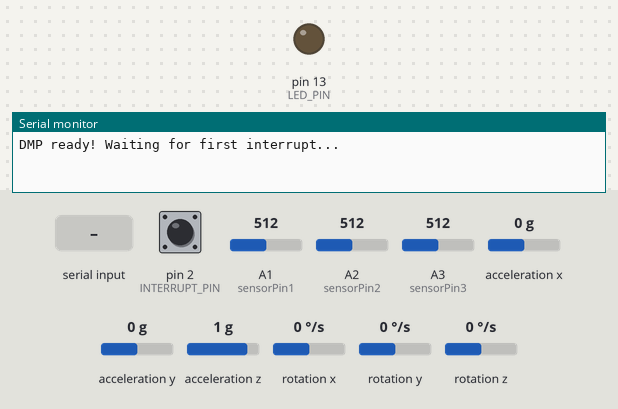
A program run on a simulated Arduino Nano, built with avr-gcc and run on an emulated ATmega328P. Parts: output pins drawn as LEDs (lit = HIGH), the last lines printed to the serial monitor. The inputs (shaded band) are chosen by the test bench; at power-on: pin 2 (INTERRUPT_PIN) LOW, A1 (sensorPin1) = 512, A2 (sensorPin2) = 512, A3 (sensorPin3) = 512, acceleration x 0 g, acceleration y 0 g, acceleration z 1 g, rotation x 0 °/s, rotation y 0 °/s, rotation z 0 °/s. The sensor or clock chip raises its interrupt line as the real part does.

Above: at 1.7 s.
1.8 s: "Q\n" received over Serial
At 2.8 s:
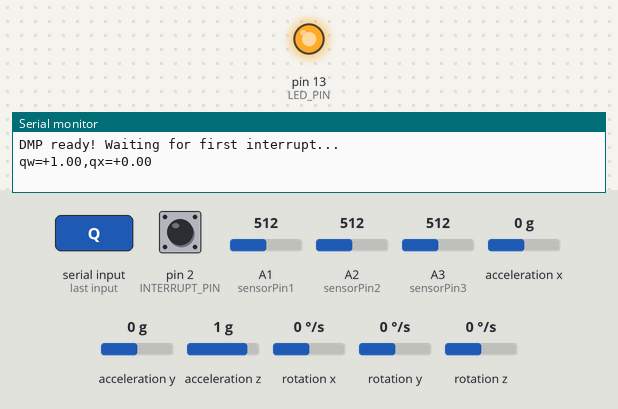
3.3 s: byte 113 ('q') received over Serial
At 4.0 s:
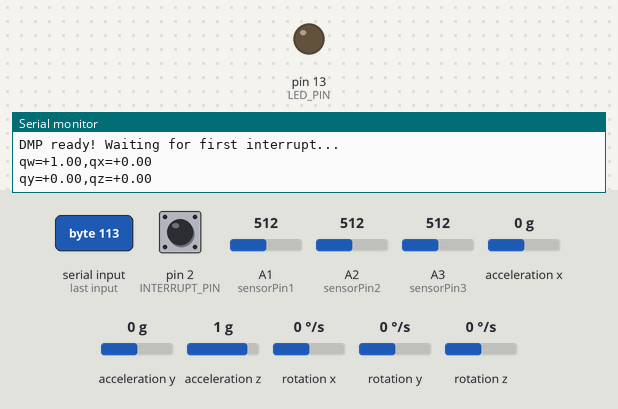
6.3 s: byte 65 ('A') received over Serial
At 7.5 s:
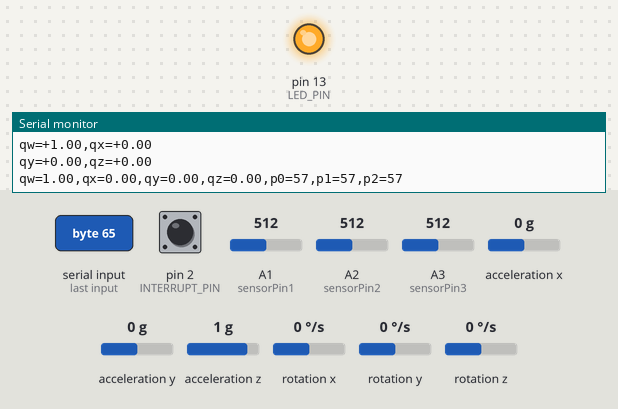
7.8 s: "q\n" received over Serial
At 8.6 s:
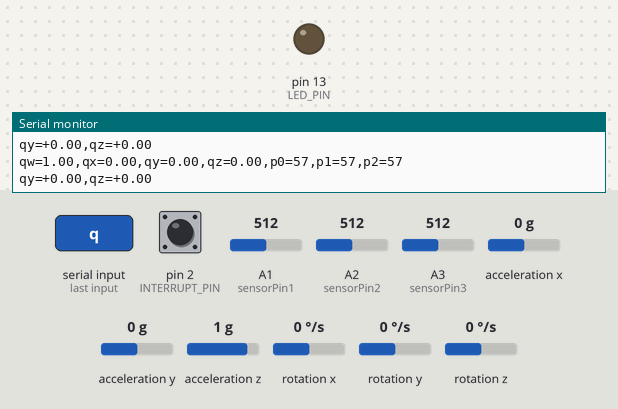
9.3 s: "A\n" received over Serial
At 9.8 s:
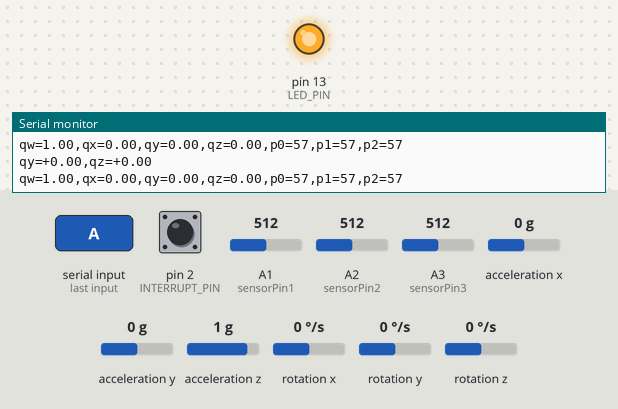
Timing chart, 0 to 11.8 s (numbered marks = the images above; inputs shaded):
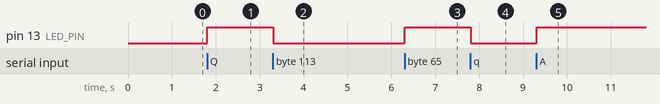

The program:

main.cpp
```cpp
/*
 * This is the central device
 * BT Address: 10082c1f3d9d
 * Service UUID: 00001800-0000-1000-8000-00805f9b34fb
 */

#include <Arduino.h>
// #include <ArduinoBLE.h>

#include <I2Cdev.h>
#include <MPU6050_6Axis_MotionApps612.h>

#if I2CDEV_IMPLEMENTATION == I2CDEV_ARDUINO_WIRE
#include "Wire.h"
#endif

/*
 * Serial and Buletooth LE
 */

const char* deviceServiceUuid = "00001800-0000-1000-8000-00805f9b34fb";
const char* deviceServiceCharacteristicUuid = "00001800-0000-1000-8000-00805f9b34fb";

void setupNano(){
  Serial.begin(9600);
  while(!Serial);

  // if (!BLE.begin()) {
  //   Serial.println("* Starting Bluetooth® Low Energy module failed!");
  //   while (1);
  // }

  // BLE.setLocalName("Nano 33 BLE (Central)");
  // BLE.advertise();

  // Serial.println("Arduino Nano 33 BLE Sense (Central Device)");
  // Serial.println(" ");
}

/*
 * quaternion from MPU6050
 */

#define INTERRUPT_PIN 2  // use pin 2 on Arduino Uno & most boards
#define LED_PIN 13 // (Arduino is 13, Teensy is 11, Teensy++ is 6)
bool blinkState = false;

bool dmpReady = false;  // set true if DMP init was successful
uint8_t mpuIntStatus;   // holds actual interrupt status byte from MPU
uint8_t devStatus;      // return status after each device operation (0 = success, !0 = error)
uint16_t packetSize;    // expected DMP packet size (default is 42 bytes)
uint16_t fifoCount;     // count of all bytes currently in FIFO
uint8_t fifoBuffer[64]; // FIFO storage buffer

// orientation/motion vars
Quaternion q;           // [w, x, y, z]         quaternion container
VectorInt16 aa;         // [x, y, z]            accel sensor measurements
VectorInt16 gy;         // [x, y, z]            gyro sensor measurements
VectorInt16 aaReal;     // [x, y, z]            gravity-free accel sensor measurements
VectorInt16 aaWorld;    // [x, y, z]            world-frame accel sensor measurements
VectorFloat gravity;    // [x, y, z]            gravity vector
float euler[3];         // [psi, theta, phi]    Euler angle container
float ypr[3];           // [yaw, pitch, roll]   yaw/pitch/roll container and gravity vector

// packet structure for InvenSense teapot demo
uint8_t teapotPacket[14] = { '$', 0x02, 0, 0, 0, 0, 0, 0, 0, 0, 0x00, 0x00, '\r', '\n' };

volatile bool mpuInterrupt = false;     // indicates whether MPU interrupt pin has gone high
void dmpDataReady() {
  mpuInterrupt = true;
}

MPU6050 mpu;

void setupIMU(){
  Wire.begin();
  Wire.setClock(100000);

  // initialize device
  mpu.initialize();
  pinMode(INTERRUPT_PIN, INPUT);

  // load and configure the DMP
  devStatus = mpu.dmpInitialize();

  mpu.setXGyroOffset(0);
  mpu.setYGyroOffset(0);
  mpu.setZGyroOffset(0);
  mpu.setXAccelOffset(0);
  mpu.setYAccelOffset(0);
  mpu.setZAccelOffset(0);

  // make sure it worked (returns 0 if so)
  if (devStatus == 0) {
    // Calibration Time: generate offsets and calibrate our MPU6050
    mpu.CalibrateAccel(6);
    mpu.CalibrateGyro(6);
    //turn on the DMP, now that it's ready
    mpu.setDMPEnabled(true);
    // enable Arduino interrupt detection
    attachInterrupt(digitalPinToInterrupt(INTERRUPT_PIN), dmpDataReady, RISING);
    mpuIntStatus = mpu.getIntStatus();

    // set our DMP Ready flag so the main loop() function knows it's okay to use it
    Serial.println(F("DMP ready! Waiting for first interrupt..."));
    dmpReady = true;

    // get expected DMP packet size for later comparison
    packetSize = mpu.dmpGetFIFOPacketSize();
  } else {
    // ERROR!
    // 1 = initial memory load failed
    // 2 = DMP configuration updates failed
    // (if it's going to break, usually the code will be 1)
    Serial.print(F("DMP Initialization failed (code "));
    Serial.print(devStatus);
    Serial.println(F(")"));
  }

  // configure LED for output
  pinMode(LED_PIN, OUTPUT);
}

void getQuaternion(){
  if (!dmpReady) return;
  // read a packet from FIFO
  if (mpu.dmpGetCurrentFIFOPacket(fifoBuffer)) { // Get the Latest packet
    mpu.dmpGetQuaternion(&q, fifoBuffer);
    // blink LED to indicate activity
    blinkState = !blinkState;
    digitalWrite(LED_PIN, blinkState);
  }
}

/*
 * pressure
 */

#define PRESS_MIN	0
#define PRESS_MAX	99
#define VOLTAGE_MIN 0
#define VOLTAGE_MAX 4300
int sensorPin1 = A1;
int sensorPin2 = A2;
int sensorPin3 = A3;

int p[] = {0, 0, 0};

void getPressure()
{
	int VOLTAGE_AO = 0;
	int value[3] = {
    analogRead(sensorPin1),
    analogRead(sensorPin2),
    analogRead(sensorPin3)
    };

  for(int i = 0; i < 3; i++){
    VOLTAGE_AO = map(value[i], 0, 1023, 0, 5000);

    if(VOLTAGE_AO < VOLTAGE_MIN)
    {
      p[i] = 0;
    }
    else if(VOLTAGE_AO > VOLTAGE_MAX)
    {
      p[i] = PRESS_MAX;
    }
    else
    {
      p[i] = map(VOLTAGE_AO, VOLTAGE_MIN, VOLTAGE_MAX, PRESS_MIN, PRESS_MAX);
    }
  }

}

/*
 * print data
 */

void printAll(){
  Serial.print("qw=");
  Serial.print(q.w);
  Serial.print(",qx=");
  Serial.print(q.x);
  Serial.print(",qy=");
  Serial.print(q.y);
  Serial.print(",qz=");
  Serial.print(q.z);
  Serial.print(",p0=");
  Serial.print(p[0]);
  Serial.print(",p1=");
  Serial.print(p[1]);
  Serial.print(",p2=");
  Serial.print(p[2]);
  Serial.println("");
}

char* str = "          ";

void writeAll(){
  sprintf(str, "          ");

  char qws = (q.w >= 0) ? '+' : '-';
  char qxs = (q.x >= 0) ? '+' : '-';
  char qys = (q.y >= 0) ? '+' : '-';
  char qzs = (q.z >= 0) ? '+' : '-';

  int qwi = q.w;
  int qwf = q.w*100 - qwi*100;
  int qxi = q.x;
  int qxf = q.x*100 - qxi*100;
  int qyi = q.y;
  int qyf = q.y*100 - qyi*100;
  int qzi = q.z;
  int qzf = q.z*100 - qzi*100;

  qwf = abs(qwf);
  qxf = abs(qxf);
  qyf = abs(qyf);
  qzf = abs(qzf);

  sprintf(str, "qw=%c%d.%02d,", qws, qwi, qwf);
  Serial.write(str);
  sprintf(str, "qx=%c%d.%02d,", qxs, qxi, qxf);
  Serial.write(str);
  sprintf(str, "qy=%c%d.%02d,", qys, qyi, qyf);
  Serial.write(str);
  sprintf(str, "qz=%c%d.%02d,", qzs, qzi, qzf);
  Serial.write(str);
  sprintf(str, "p0=%d,", p[0]);
  Serial.write(str);
  sprintf(str, "p1=%d,", p[1]);
  Serial.write(str);
  sprintf(str, "p2=%d\n", p[2]);
  Serial.write(str);
}

void writeQuaternion(){
  sprintf(str, "          ");

  char qws = (q.w >= 0) ? '+' : '-';
  char qxs = (q.x >= 0) ? '+' : '-';
  char qys = (q.y >= 0) ? '+' : '-';
  char qzs = (q.z >= 0) ? '+' : '-';

  int qwi = q.w;
  int qwf = q.w*100 - qwi*100;
  int qxi = q.x;
  int qxf = q.x*100 - qxi*100;
  int qyi = q.y;
  int qyf = q.y*100 - qyi*100;
  int qzi = q.z;
  int qzf = q.z*100 - qzi*100;

  qwf = abs(qwf);
  qxf = abs(qxf);
  qyf = abs(qyf);
  qzf = abs(qzf);

  sprintf(str, "qw=%c%d.%02d,", qws, qwi, qwf);
  Serial.write(str);
  sprintf(str, "qx=%c%d.%02d,", qxs, qxi, qxf);
  Serial.write(str);
  sprintf(str, "qy=%c%d.%02d,", qys, qyi, qyf);
  Serial.write(str);
  sprintf(str, "qz=%c%d.%02d\n", qzs, qzi, qzf);
  Serial.write(str);
}

void writePressure(){
  sprintf(str, "          ");

  sprintf(str, "p0=%02d,", p[0]);
  Serial.write(str);
  sprintf(str, "p1=%02d,", p[1]);
  Serial.write(str);
  sprintf(str, "p2=%02d\n", p[2]);
  Serial.write(str);
}

void writeWX(){
  sprintf(str, "          ");

  char qws = (q.w >= 0) ? '+' : '-';
  int qwi = q.w;
  int qwf = q.w*100 - qwi*100;
  qwf = abs(qwf);


  char qxs = (q.x >= 0) ? '+' : '-';
  int qxi = q.x;
  int qxf = q.x*100 - qxi*100;
  qxf = abs(qxf);

  sprintf(str, "qw=%c%d.%02d,", qws, qwi, qwf);
  Serial.write(str);
  sprintf(str, "qx=%c%d.%02d\n", qxs, qxi, qxf);
  Serial.write(str);
}

void writeYZ(){
  sprintf(str, "          ");

  char qys = (q.y >= 0) ? '+' : '-';
  int qyi = q.y;
  int qyf = q.y*100 - qyi*100;
  qyf = abs(qyf);

  char qzs = (q.z >= 0) ? '+' : '-';
  int qzi = q.z;
  int qzf = q.z*100 - qzi*100;
  qzf = abs(qzf);
  sprintf(str, "qy=%c%d.%02d,", qys, qyi, qyf);
  Serial.write(str);
  sprintf(str, "qz=%c%d.%02d\n", qzs, qzi, qzf);
  Serial.write(str);
}

/*
 * setup and loop
 */

void setup() {
  // put your setup code here, to run once:
  setupNano();
  setupIMU();
}

void loop() {
  // put your main code here, to run repeatedly:
  int r = Serial.read();

  if(r == 'Q') {
    getQuaternion();
    writeWX();
  }

  if(r == 'q'){
    getQuaternion();
    writeYZ();
  }

  if(r == 'P') {
    getPressure();
    writePressure();
  }

  if(r == 'A') {
    getQuaternion();
    getPressure();
    printAll();
  }
}
```

Measured:
- after the input at 1.8 s, pin 13 (LED_PIN): LOW → HIGH at once
- after the input at 3.3 s, pin 13 (LED_PIN): HIGH → LOW at once
- after the input at 6.3 s, pin 13 (LED_PIN): LOW → HIGH at once
- after the input at 7.8 s, pin 13 (LED_PIN): HIGH → LOW at once
- after the input at 9.3 s, pin 13 (LED_PIN): LOW → HIGH at once
